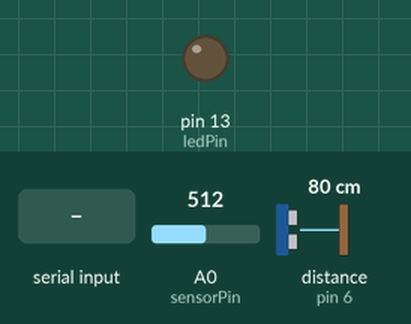
Simulated run of this sketch. Board: Arduino Uno, built with avr-gcc and run on an emulated ATmega328P. Parts: output pins drawn as LEDs (lit = HIGH). Wiring (inferred from the names in the program): ultrasonic range finder: trigger pin 7; echo pin 6. Dashed ring = blinking. The test bench sets the inputs (shaded band); at power-on: distance to the obstacle (sensor on pin 6) 80 cm, A0 (sensorPin) = 512. The echo pulse lasts 58.3 µs per cm; pins used as bus, display or sensor lines are not drawn; what the sketch prints to the serial monitor is not drawn.

Above: at 1.2 s.
1.3 s: "c" received over Serial
At 1.7 s:
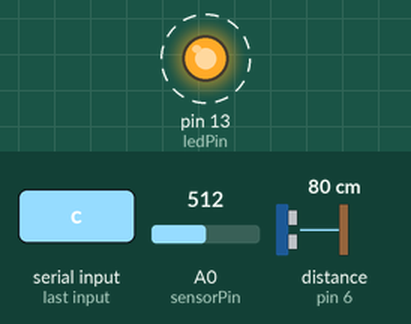
4.3 s: distance to the obstacle (sensor on pin 6) set to 2 cm
7.3 s: A0 (sensorPin) set to 716
9.1 s: "a" received over Serial
11.1 s: distance to the obstacle (sensor on pin 6) set to 4 cm
12.9 s: A0 (sensorPin) set to 900
Timing chart, 0 to 15.7 s (numbered marks = the images above; inputs shaded):
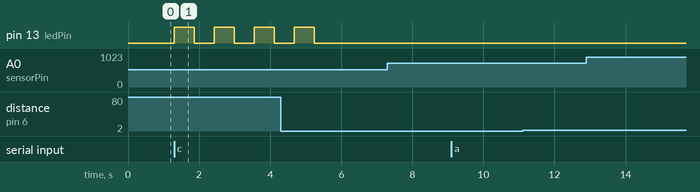

The sketch:

Final-Arduino.ino
```cpp
const int pingPin = 7; // Trigger Pin of Ultrasonic Sensor
const int echoPin = 6;
int ledPin = 13;
int greenLedPin = 12;
int redLedPin = 11;
int sensorPin = 0;
int sensorValue = 0;
int sensorValue2 = 0;


void setup()
{
  // start serial port at 9600 bps:
  Serial.begin(9600);
  pinMode (ledPin, OUTPUT);
}

void loop()
{
   long duration, cm;
   pinMode(pingPin, OUTPUT);
   digitalWrite(pingPin, LOW);
   delayMicroseconds(2);
   digitalWrite(pingPin, HIGH);
   delayMicroseconds(10);
   digitalWrite(pingPin, LOW);
   pinMode(echoPin, INPUT);
   duration = pulseIn(echoPin, HIGH);
   cm = microsecondsToCentimeters(duration);
   sensorValue2 = cm;

  sensorValue = analogRead(sensorPin);
  char inByte = 0;
  // if we get a valid byte, read analog ins:
  if (Serial.available() > 0) {
    // get incoming byte:
    inByte = Serial.read();
    cm = Serial.read();

    if (inByte == 'a') {
      digitalWrite(greenLedPin, HIGH);
      delay(500);
      digitalWrite(greenLedPin, LOW);
    }

    if (inByte == 'b') {
        digitalWrite(redLedPin, HIGH);
        delay(500);
        digitalWrite(redLedPin, LOW);
    }

    if (inByte == 'c') {
      for (int i = 0; i < 4; i++) {
        digitalWrite(ledPin, HIGH);
        delay(sensorValue+50);
        digitalWrite(ledPin, LOW);
        delay(sensorValue+50);
      }
    }
  }
   Serial.write(sensorValue);

   Serial.write(sensorValue2);
}


long microsecondsToInches(long microseconds) {
   return microseconds / 74 / 2;
}

long microsecondsToCentimeters(long microseconds) {
   return microseconds / 29 / 2;
}
```

Measured:
- after the input at 1.3 s, pin 13 (ledPin): alternates HIGH for 0.56 s and LOW for 0.56 s, starting at once
- after the input at 7.3 s, every drawn part: stays the same
- after the input at 9.1 s, every drawn part: stays the same
- after the input at 11.1 s, every drawn part: stays the same
- after the input at 12.9 s, every drawn part: stays the same
